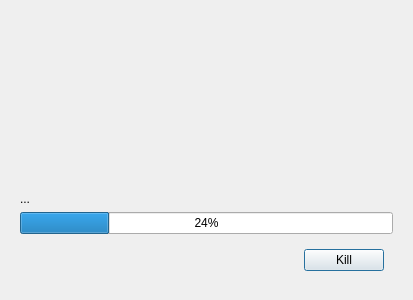
<?xml version="1.0" encoding="UTF-8"?>
<ui version="4.0">
 <class>Dialog</class>
 <widget class="QDialog" name="Dialog">
  <property name="geometry">
   <rect>
    <x>0</x>
    <y>0</y>
    <width>400</width>
    <height>300</height>
   </rect>
  </property>
  <property name="windowTitle">
   <string>Dialog</string>
  </property>
  <layout class="QVBoxLayout" name="verticalLayout">
   <item>
    <widget class="QWidget" name="widget_2" native="true">
     <layout class="QVBoxLayout" name="verticalLayout_2" stretch="1,0,0,0,0">
      <item>
       <widget class="QLabel" name="label">
        <property name="text">
         <string/>
        </property>
       </widget>
      </item>
      <item>
       <spacer name="verticalSpacer">
        <property name="orientation">
         <enum>Qt::Vertical</enum>
        </property>
        <property name="sizeHint" stdset="0">
         <size>
          <width>20</width>
          <height>40</height>
         </size>
        </property>
       </spacer>
      </item>
      <item>
       <widget class="QLabel" name="label_desc">
        <property name="text">
         <string>...</string>
        </property>
       </widget>
      </item>
      <item>
       <widget class="QProgressBar" name="progressBar">
        <property name="value">
         <number>24</number>
        </property>
       </widget>
      </item>
      <item>
       <widget class="QWidget" name="widget_kill" native="true">
        <property name="sizePolicy">
         <sizepolicy hsizetype="Minimum" vsizetype="Preferred">
          <horstretch>0</horstretch>
          <verstretch>0</verstretch>
         </sizepolicy>
        </property>
        <layout class="QHBoxLayout" name="horizontalLayout">
         <item>
          <spacer name="horizontalSpacer">
           <property name="orientation">
            <enum>Qt::Horizontal</enum>
           </property>
           <property name="sizeHint" stdset="0">
            <size>
             <width>275</width>
             <height>20</height>
            </size>
           </property>
          </spacer>
         </item>
         <item>
          <widget class="QPushButton" name="pushButton_kill">
           <property name="text">
            <string>Kill</string>
           </property>
          </widget>
         </item>
        </layout>
       </widget>
      </item>
     </layout>
    </widget>
   </item>
  </layout>
 </widget>
 <resources/>
 <connections/>
</ui>
